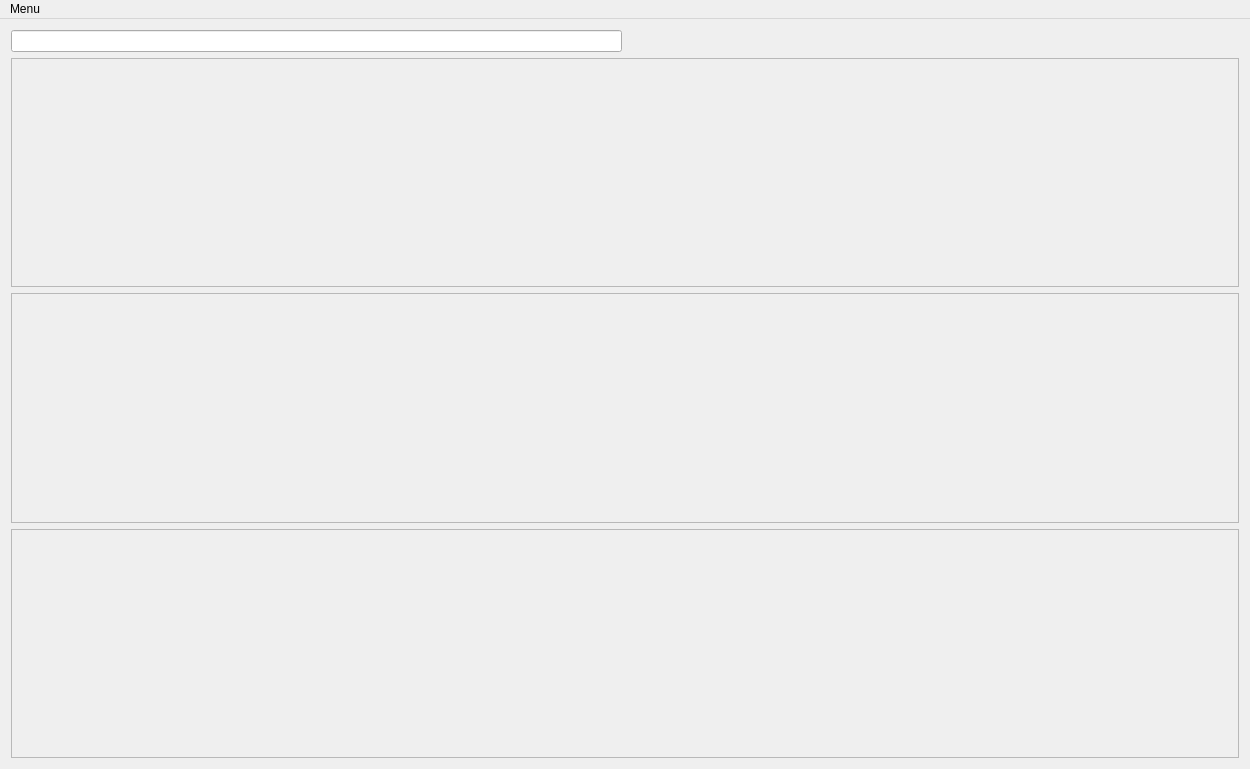
<?xml version="1.0" encoding="UTF-8"?>
<ui version="4.0">
 <class>wb</class>
 <widget class="QMainWindow" name="wb">
  <property name="geometry">
   <rect>
    <x>0</x>
    <y>0</y>
    <width>1250</width>
    <height>767</height>
   </rect>
  </property>
  <property name="windowTitle">
   <string>Whitebox Media Library</string>
  </property>
  <widget class="QWidget" name="centralWidget">
   <property name="minimumSize">
    <size>
     <width>1250</width>
     <height>750</height>
    </size>
   </property>
   <layout class="QGridLayout" name="gridLayout">
    <item row="4" column="0" colspan="2">
     <widget class="QFrame" name="c_showdata">
      <property name="frameShape">
       <enum>QFrame::StyledPanel</enum>
      </property>
      <property name="frameShadow">
       <enum>QFrame::Raised</enum>
      </property>
      <layout class="QGridLayout" name="gridLayout_5">
       <item row="1" column="0">
        <layout class="QGridLayout" name="c_seasonlist"/>
       </item>
       <item row="2" column="0">
        <layout class="QGridLayout" name="d_episodelist"/>
       </item>
      </layout>
     </widget>
    </item>
    <item row="2" column="0" colspan="2">
     <widget class="QFrame" name="b_showlist">
      <property name="frameShape">
       <enum>QFrame::StyledPanel</enum>
      </property>
      <property name="frameShadow">
       <enum>QFrame::Raised</enum>
      </property>
      <layout class="QGridLayout" name="gridLayout_4"/>
     </widget>
    </item>
    <item row="0" column="1">
     <spacer name="horizontalSpacer">
      <property name="orientation">
       <enum>Qt::Horizontal</enum>
      </property>
      <property name="sizeHint" stdset="0">
       <size>
        <width>40</width>
        <height>20</height>
       </size>
      </property>
     </spacer>
    </item>
    <item row="1" column="0" colspan="2">
     <widget class="QFrame" name="a_titlebar">
      <property name="frameShape">
       <enum>QFrame::StyledPanel</enum>
      </property>
      <property name="frameShadow">
       <enum>QFrame::Raised</enum>
      </property>
     </widget>
    </item>
    <item row="0" column="0">
     <widget class="QLineEdit" name="search"/>
    </item>
   </layout>
  </widget>
  <widget class="QMenuBar" name="menuBar">
   <property name="geometry">
    <rect>
     <x>0</x>
     <y>0</y>
     <width>1250</width>
     <height>17</height>
    </rect>
   </property>
   <widget class="QMenu" name="menuTest">
    <property name="title">
     <string>Menu</string>
    </property>
    <addaction name="actionsettings"/>
    <addaction name="actionTools"/>
    <addaction name="actionRefresh"/>
   </widget>
   <addaction name="menuTest"/>
  </widget>
  <action name="actionsettings">
   <property name="text">
    <string>Settings</string>
   </property>
  </action>
  <action name="actionTools">
   <property name="text">
    <string>Tools</string>
   </property>
  </action>
  <action name="actionRefresh">
   <property name="text">
    <string>Refresh</string>
   </property>
  </action>
 </widget>
 <layoutdefault spacing="6" margin="11"/>
 <resources/>
 <connections/>
</ui>
